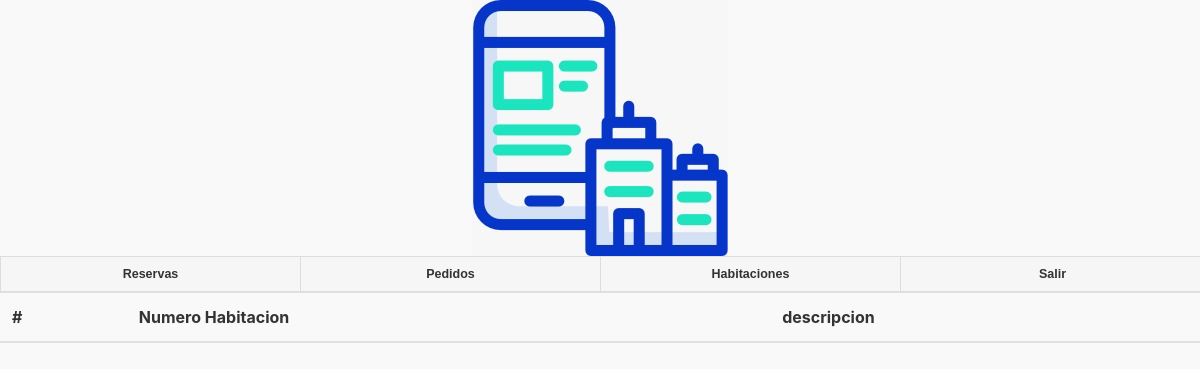
Page /index.php/habitaciones/vistAdmiHabitaciones_empleado on the earlier database version.
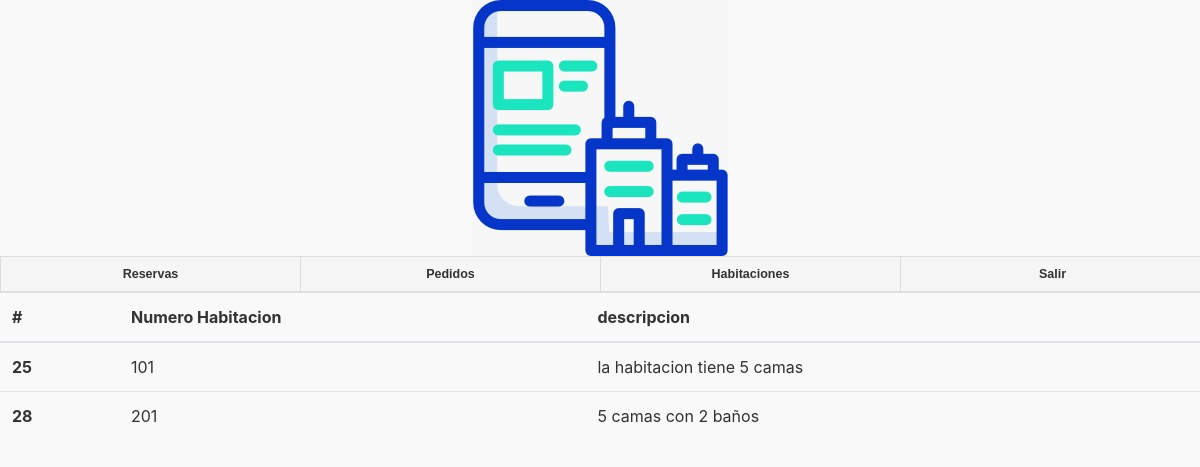
Same page on the later database version.
### tables this page shows
CREATE TABLE `habitaciones` (
  `id` int(11) NOT NULL,
  `numerohabitacion` int(11) DEFAULT NULL,
  `descripcion` varchar(150) DEFAULT NULL
);

### application/controllers/habitaciones.php (called while the page is built, shortened)
<?php
class habitaciones extends CI_Controller {
    function __construct(){
            $this->load->model('model_habitaciones');
      }
	public function vistAdmiHabitaciones_empleado()
	{
		$result['usuari']=$this->model_habitaciones->consultaHabitaciones();
		$this->load->view('view_header_empleado');
		$this->load->view('view_habitaciones_empleado',$result);
    }
}
?>

### index.php (called while the page is built, shortened)
<?php
require_once BASEPATH.'core/CodeIgniter.php';

### application/models/model_habitaciones.php (called while the page is built, shortened)
<?php
class model_habitaciones extends CI_Model {
  public function consultaHabitaciones(){
    $sql="SELECT * from habitaciones";
    $query=$this->db->query($sql);
    return $query->result();
  }
}

### application/views/view_habitaciones_empleado.php (the view, shortened to what this page needs)
<!doctype html>
<html lang="en">
  <head>
    <link rel="stylesheet" href="https://stackpath.bootstrapcdn.com/bootstrap/4.1.3/css/bootstrap.min.css">
  </head>
  <body>
    <table class="table table-hover">
  <thead>
    <tr>
      <th scope="col">#</th>
      <th scope="col">Numero Habitacion</th>
      <th scope="col">descripcion</th>
    </tr>
  </thead>
  <tbody>
    <?php
      if(!empty($usuari)){
        foreach ($usuari as $fila) {
?>
    <tr>
      <th scope="row"><?php echo $fila->id; ?></th>
      <td><?php echo $fila->numerohabitacion; ?></td>
      <td><?php echo $fila->descripcion; ?></td>
    </tr>
    <div class="modal fade" id="mModificar<?php echo $fila->id; ?>" tabindex="-1" role="dialog" aria-labelledby="exampleModalLabel" aria-hidden="true">
      <div class="modal-dialog" role="document">
    <?php
            }
          }
         ?>
  </tbody>
</table>
  </body>
</html>
  </body>
</html>

Differences in the rows shown:
added habitaciones: id "25", numerohabitacion "101", descripcion "la habitacion tiene 5 camas"
added habitaciones: id "28", numerohabitacion "201", descripcion "5 camas con 2 baños"
